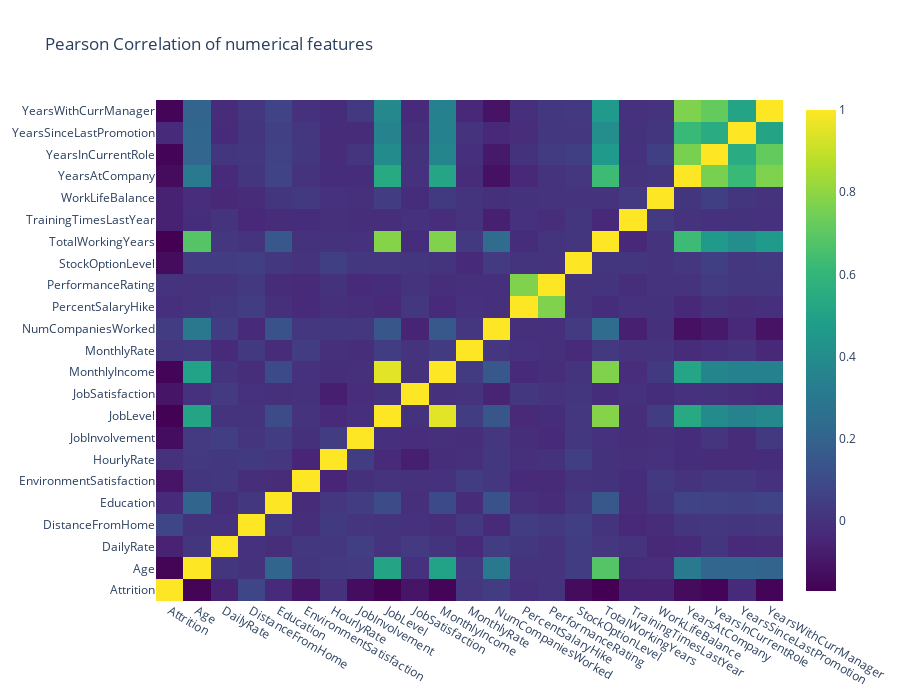

Write notebook code for a chart like this one.
### Markdown cell above
#### Distribution of Attrition values :

### Code cell
# creating a list of only numerical values
numerical = [u'Attrition', u'Age', u'DailyRate', u'DistanceFromHome', 
             u'Education', u'EnvironmentSatisfaction',
             u'HourlyRate', u'JobInvolvement', u'JobLevel', u'JobSatisfaction',
             u'MonthlyIncome', u'MonthlyRate', u'NumCompaniesWorked',
             u'PercentSalaryHike', u'PerformanceRating',
             u'StockOptionLevel', u'TotalWorkingYears',
             u'TrainingTimesLastYear', u'WorkLifeBalance', u'YearsAtCompany',
             u'YearsInCurrentRole', u'YearsSinceLastPromotion',u'YearsWithCurrManager']
heatmap = [
    go.Heatmap(
        z= df[numerical].astype(float).corr().values, # Generating the Pearson correlation
        x=df[numerical].columns.values,
        y=df[numerical].columns.values,
        colorscale='Viridis',
        reversescale = False,
#         text = True ,
        opacity = 1.0
        
    )
]


layout = go.Layout(
    title='Pearson Correlation of numerical features',
    xaxis = dict(ticks='', nticks=36),
    yaxis = dict(ticks='' ),
    width = 900, height = 700,
    
)


fig = go.Figure(data=heatmap, layout=layout)
py.iplot(fig, filename='labelled-heatmap')

### Figure 1 — Plotly figure (JSON) as saved in the notebook; plotly's stock layout.template omitted (floating-point values rounded to 4 significant figures; data arrays with more than 128 entries replaced by an {"elided": "..."} marker saying what was removed)
{"data": [{"colorscale": [[0, "#440154"], [0.1111, "#482878"], [0.2222, "#3e4989"], [0.3333, "#31688e"], [0.4444, "#26828e"], [0.5556, "#1f9e89"], [0.6667, "#35b779"], [0.7778, "#6ece58"], [0.8889, "#b5de2b"], [1, "#fde725"]], "opacity": 1, "reversescale": false, "type": "heatmap", "x": ["Attrition", "Age", "DailyRate", "DistanceFromHome", "Education", "EnvironmentSatisfaction", "HourlyRate", "JobInvolvement", "JobLevel", "JobSatisfaction", "MonthlyIncome", "MonthlyRate", "NumCompaniesWorked", "PercentSalaryHike", "PerformanceRating", "StockOptionLevel", "TotalWorkingYears", "TrainingTimesLastYear", "WorkLifeBalance", "YearsAtCompany", "YearsInCurrentRole", "YearsSinceLastPromotion", "YearsWithCurrManager"], "y": ["Attrition", "Age", "DailyRate", "DistanceFromHome", "Education", "EnvironmentSatisfaction", "HourlyRate", "JobInvolvement", "JobLevel", "JobSatisfaction", "MonthlyIncome", "MonthlyRate", "NumCompaniesWorked", "PercentSalaryHike", "PerformanceRating", "StockOptionLevel", "TotalWorkingYears", "TrainingTimesLastYear", "WorkLifeBalance", "YearsAtCompany", "YearsInCurrentRole", "YearsSinceLastPromotion", "YearsWithCurrManager"], "z": {"elided": "23x23 float values"}}], "layout": {"height": 700, "title": {"text": "Pearson Correlation of numerical features"}, "width": 900, "xaxis": {"nticks": 36, "ticks": ""}, "yaxis": {"ticks": ""}}}
